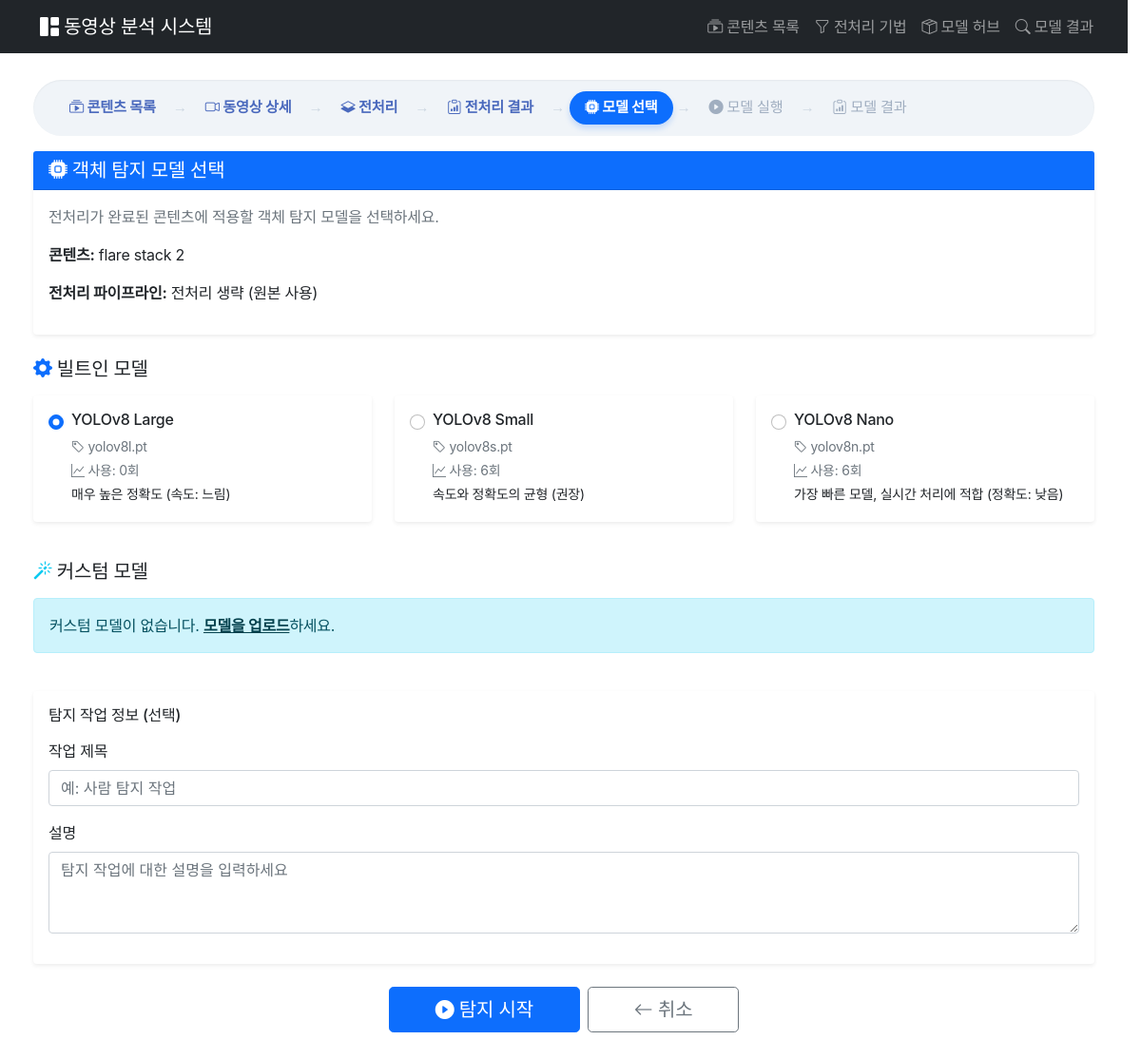
Page /vision_engine/select/12/ on the committed database.
### contents/models.py (models this page shows, shortened)
class Video(models.Model):
    title = models.CharField(max_length=200, verbose_name="제목")
    description = models.TextField(blank=True, verbose_name="설명")
    file = models.FileField(upload_to=video_upload_path, verbose_name="동영상 파일")
    thumbnail = models.ImageField(
        upload_to=thumbnail_upload_path, blank=True, null=True, verbose_name="썸네일"
    )
    file_size = models.BigIntegerField(default=0, verbose_name="파일 크기")
    uploaded_at = models.DateTimeField(auto_now_add=True, verbose_name="업로드 시간")
    class Meta:
        verbose_name = "동영상"
        verbose_name_plural = "동영상들"
        ordering = ["-uploaded_at"]

### modelhub/models.py (models this page shows, shortened)
class BaseModel(models.Model):
    name = models.CharField(max_length=200, verbose_name="모델 이름")
    display_name = models.CharField(max_length=200, verbose_name="표시 이름")
    description = models.TextField(blank=True, verbose_name="설명")
    model_type = models.CharField(
        max_length=50, default="yolo", verbose_name="모델 타입"
    )
    version = models.CharField(max_length=50, blank=True, verbose_name="버전")
    model_file = models.FileField(
        upload_to=default_model_upload_path,
        storage=model_storage,
        blank=True,
        null=True,
        verbose_name="모델 파일",
    )
    file_size = models.BigIntegerField(default=0, verbose_name="파일 크기 (bytes)")
    yolo_version = models.CharField(
        max_length=50,
        blank=True,
        verbose_name="YOLO 버전",
        help_text="예: yolov8n.pt, yolov8s.pt",
    )
    classes = models.JSONField(default=list, blank=True, verbose_name="탐지 클래스")
    input_size = models.CharField(max_length=50, blank=True, verbose_name="입력 크기")
    config = models.JSONField(default=dict, blank=True, verbose_name="설정")
    is_active = models.BooleanField(default=True, verbose_name="활성화")
    is_default = models.BooleanField(default=False, verbose_name="기본 모델")
    usage_count = models.IntegerField(default=0, verbose_name="사용 횟수")
    created_at = models.DateTimeField(auto_now_add=True, verbose_name="생성일")
    updated_at = models.DateTimeField(auto_now=True, verbose_name="수정일")
    class Meta:
        verbose_name = "기본 모델"
        verbose_name_plural = "기본 모델들"
        ordering = ["-is_default", "-created_at"]

### vision_engine/views.py (the view, shortened to what this page needs)
# urls.py: path("select/<int:task_id>/", views.select_model, name="select_model"),
def select_model(request, task_id):
    task = get_object_or_404(PreprocessingTask, id=task_id)
    if task.status != "completed":
        messages.error(request, "전처리가 완료되지 않았습니다.")
        return redirect("preprocess:preprocessing_result", task_id=task_id)
    base_models = BaseModel.objects.filter(is_active=True)
    custom_models = CustomModel.objects.filter(is_active=True)
    context = {
        "task": task,
        "content": task.get_content(),
        "content_type": task.get_content_type(),
        "base_models": base_models,
        "custom_models": custom_models,
    }
    return render(request, "vision_engine/select_model.html", context)

### preprocess/models.py (called while the page is built)
    def get_content(self):
        return self.video if self.video else self.image

    def get_content_type(self):
        return "video" if self.video else "image"

### vision_engine/templates/vision_engine/select_model.html (shortened to what this page needs)
{% extends 'contents/base.html' %}
{% block breadcrumb %}
<nav aria-label="breadcrumb">
    <ol class="breadcrumb">
        <li class="custom-breadcrumb-item">
            <a href="{% url 'content_list' %}">
                <i class="bi bi-collection-play"></i> 콘텐츠 목록
            </a>
        </li>
        <li class="custom-breadcrumb-item">
            {% if content_type == 'video' %}
            <a href="{% url 'video_detail' content.id %}">
                <i class="bi bi-camera-video"></i> 동영상 상세
            </a>
            {% else %}
            <a href="{% url 'image_detail' content.id %}">
                <i class="bi bi-image"></i> 이미지 상세
            </a>
            {% endif %}
        </li>
        <li class="custom-breadcrumb-item">
            <a href="{% url 'preprocess:start_preprocessing' content.id %}">
                <i class="bi bi-layers-half"></i> 전처리
            </a>
        </li>
        <li class="custom-breadcrumb-item">
            <a href="{% url 'preprocess:preprocessing_result' task.id %}">
                <i class="bi bi-clipboard-data"></i> 전처리 결과
            </a>
        </li>
        <li class="custom-breadcrumb-item active">
            <a href="#">
                <i class="bi bi-cpu-fill"></i> 모델 선택
            </a>
        </li>
        <li class="custom-breadcrumb-item disabled">
            <span><i class="bi bi-play-circle-fill"></i> 모델 실행</span>
        </li>
        <li class="custom-breadcrumb-item disabled">
            <span><i class="bi bi-clipboard-data"></i> 모델 결과</span>
        </li>
    </ol>
</nav>
{% endblock breadcrumb %}
{% block content %}
<div class="row mb-4">
    <div class="col-md-12">
        <div class="card border-0 shadow-sm">
            <div class="card-header bg-primary text-white">
                <h5 class="mb-0"><i class="bi bi-cpu-fill"></i> 객체 탐지 모델 선택</h5>
            </div>
            <div class="card-body">
                <p class="text-muted">전처리가 완료된 콘텐츠에 적용할 객체 탐지 모델을 선택하세요.</p>
                <p><strong>콘텐츠:</strong> {{ content.title }}</p>
                <p><strong>전처리 파이프라인:</strong>
                    {% if task.preprocessing_pipeline %}
                        {{ task.preprocessing_pipeline|length }}개 단계
                    {% else %}
                        전처리 생략 (원본 사용)
                    {% endif %}
                </p>
            </div>
        </div>
    </div>
</div>
<form method="post">
    <div class="row mb-4">
        <div class="col-md-12">
            <h5 class="mb-3"><i class="bi bi-gear-fill text-primary"></i> 빌트인 모델</h5>
            {% if base_models %}
            <div class="row">
                {% for model in base_models %}
                <div class="col-md-6 col-lg-4 mb-3">
                    <div class="card h-100 border-0 shadow-sm hover-shadow">
                        <div class="card-body">
                            <div class="form-check">
                                <input class="form-check-input" type="radio"
                                       name="model_type" value="base"
                                       id="base_{{ model.id }}"
                                       data-model-id="{{ model.id }}"
                                       {% if forloop.first %}checked{% endif %}>
                                <label class="form-check-label w-100" for="base_{{ model.id }}">
                                    <h6 class="mb-2">{{ model.display_name }}</h6>
                                    <p class="text-muted small mb-1">
                                        <i class="bi bi-tag"></i> {{ model.yolo_version }}
                                    </p>
                                    <p class="text-muted small mb-1">
                                        <i class="bi bi-graph-up"></i> 사용: {{ model.usage_count }}회
                                    </p>
                                    {% if model.description %}
                                    <p class="small mb-0">{{ model.description|truncatewords:15 }}</p>
                                    {% endif %}
                                </label>
                            </div>
                        </div>
                    </div>
                </div>
                {% endfor %}
            </div>
            {% else %}
            <div class="alert alert-warning">
                사용 가능한 빌트인 모델이 없습니다.
                <a href="{% url 'modelhub:model_add' %}" class="alert-link">모델을 추가</a>하세요.
            </div>
            {% endif %}
        </div>
    </div>
    <div class="row mb-4">
        <div class="col-md-12">
            <h5 class="mb-3"><i class="bi bi-magic text-info"></i> 커스텀 모델</h5>
            {% if custom_models %}
            <div class="row">
                {% for model in custom_models %}
                <div class="col-md-6 col-lg-4 mb-3">
                    <div class="card h-100 border-0 shadow-sm hover-shadow">
                        <div class="card-body">
                            <div class="form-check">
                                <input class="form-check-input" type="radio"
                                       name="model_type" value="custom"
                                       id="custom_{{ model.id }}"
                                       data-model-id="{{ model.id }}">
                                <label class="form-check-label w-100" for="custom_{{ model.id }}">
                                    <h6 class="mb-2">{{ model.name }}</h6>
                                    <p class="text-muted small mb-1">
                                        <i class="bi bi-cpu"></i> {{ model.framework }}
                                    </p>
                                    {% if model.accuracy %}
                                    <p class="text-muted small mb-1">
                                        <i class="bi bi-check-circle"></i> 정확도: {{ model.accuracy }}%
                                    </p>
                                    {% endif %}
                                    <p class="text-muted small mb-1">
                                        <i class="bi bi-graph-up"></i> 사용: {{ model.usage_count }}회
                                    </p>
                                </label>
                            </div>
                        </div>
                    </div>
                </div>
                {% endfor %}
            </div>
            {% else %}
            <div class="alert alert-info">
                커스텀 모델이 없습니다.
                <a href="{% url 'modelhub:model_add' %}" class="alert-link">모델을 업로드</a>하세요.
            </div>
            {% endif %}
        </div>
    </div>
    <div class="row mb-4">
        <div class="col-md-12">
            <div class="card border-0 shadow-sm">
                <div class="card-body">
                    <h6 class="mb-3">탐지 작업 정보 (선택)</h6>
                    <div class="mb-3">
                        <label for="title" class="form-label">작업 제목</label>
                        <input type="text" class="form-control" id="title" name="title"
                               placeholder="예: 사람 탐지 작업">
                    </div>
                    <div class="mb-3">
                        <label for="description" class="form-label">설명</label>
                        <textarea class="form-control" id="description" name="description"
                                  rows="3" placeholder="탐지 작업에 대한 설명을 입력하세요"></textarea>
                    </div>
                </div>
            </div>
        </div>
    </div>
    <div class="row">
        <div class="col-md-12">
            <div class="d-grid gap-2 d-md-flex justify-content-md-center">
                <button type="submit" class="btn btn-primary btn-lg px-5" id="submitBtn">
                    <i class="bi bi-play-circle-fill"></i> 탐지 시작
                </button>
                <a href="{% url 'preprocess:preprocessing_result' task.id %}" class="btn btn-outline-secondary btn-lg px-5">
                    <i class="bi bi-arrow-left"></i> 취소
                </a>
            </div>
        </div>
    </div>
</form>
{% endblock %}

### contents/templates/contents/base.html (style rules this page uses)
body { padding-top: 60px; }
.breadcrumb { background-color: #f0f4f8; padding: 0.75rem 1.5rem; border-radius: 50px; box-shadow: inset 0 1px 2px rgba(0,0,0,0.05); display: flex; align-items: center; gap: 5px; }
.custom-breadcrumb-item { display: inline-flex; align-items: center; font-size: 0.95rem; }
.custom-breadcrumb-item:not(.active):not(.disabled) a { color: #4a69bd; font-weight: 600; text-decoration: none; padding: 6px 14px; border-radius: 20px; transition: all 0.3s ease; }
.custom-breadcrumb-item.active a { color: #ffffff !important; background-color: #0d6efd; font-weight: 700; padding: 6px 16px; border-radius: 20px; box-shadow: 0 4px 6px rgba(13, 110, 253, 0.2); text-decoration: none; }
.custom-breadcrumb-item.disabled span { color: #a0aec0; padding: 6px 14px; }
.custom-breadcrumb-item:not(:last-child)::after { content: '→'; font-family: serif; margin-left: 4px; color: #cbd5e0; font-weight: normal; }
body, .accordion-button, .btn, .pipeline-step span { font-family: 'Pretendard Variable', Pretendard, -apple-system, sans-serif !important; letter-spacing: -0.015rem; }
html { scrollbar-gutter: stable; background-color: #ffffff; }

### vision_engine/templates/vision_engine/select_model.html (style rules this page uses)
.hover-shadow { transition: box-shadow 0.3s ease; }

### rows in the picture
Video: title "flare stack 2"
BaseModel: display_name "YOLOv8 Large", yolo_version "yolov8l.pt", usage_count "0", description "매우 높은 정확도 (속도: 느림)"
BaseModel: display_name "YOLOv8 Small", yolo_version "yolov8s.pt", usage_count "6", description "속도와 정확도의 균형 (권장)"
BaseModel: display_name "YOLOv8 Nano", yolo_version "yolov8n.pt", usage_count "6", description "가장 빠른 모델, 실시간 처리에 적합 (정확도: 낮음)"
